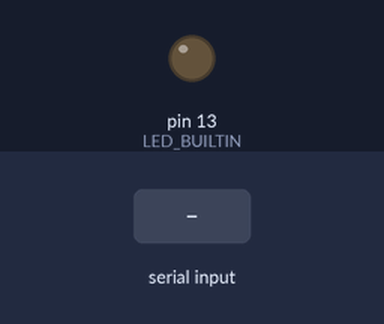
Simulated run of this sketch. Board: Arduino Uno, built with avr-gcc and run on an emulated ATmega328P. Shown: output pins drawn as LEDs (lit = HIGH). Inputs (shaded band) come from the test bench.

Above: at 1.2 s.
1.3 s: "1" received over Serial
At 2.5 s:
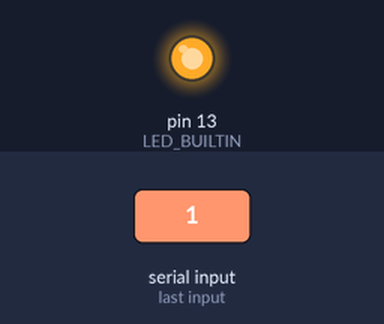
2.8 s: "0" received over Serial
At 3.9 s:
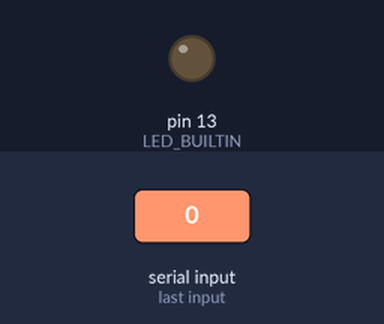
Timing chart, 0 to 5.8 s (numbered marks = the images above; inputs shaded):
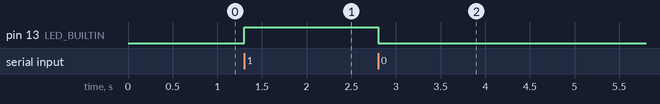

The sketch:

Led_toogle_python.ino
```cpp
/*
  Programa Arduino para controlar un LED mediante comunicación serial.

  Este programa espera recibir un carácter desde la comunicación serial
  a través del puerto USB. Si recibe '1', enciende el LED incorporado en
  la placa de Arduino. Si recibe '0', apaga el LED.

  Conexiones:
  - LED incorporado en el pin LED_BUILTIN (pin 13 en la mayoría de las placas).

  Autor: Alexdevrep
  Fecha: 01/03/2024
  Más contenido interesante en:
    -Github: https://github.com/alexdevrep
    -Instagram: https://www.instagram.com/alexdevrep/
    -WordPress: https://eltallerdealexdevrep.com
    -Youtube: https://www.youtube.com/channel/UCNlqgVY-CaQ2Lgc5xJChaKA
*/
void setup()
{
  // Iniciamos la comunicación Serial
  Serial.begin(9600);
  /*
    Declaramos el Led como salida en este caso usaremos el que
    ya viene en nuestra placa de arduino
  */
  pinMode(LED_BUILTIN, OUTPUT);
}

void loop()
{
  if (Serial.available() > 0)
  {                              // Comprobamos si hay datos disponibles para ser leidos
    char option = Serial.read(); // Leemos los datos recibidos
    if (option == '1')
    {
      digitalWrite(LED_BUILTIN, HIGH);
    }
    else if (option == '0')
    {
      digitalWrite(LED_BUILTIN, LOW);
    }
  }
}
```

Measured:
- after the input at 1.3 s, pin 13 (LED_BUILTIN): LOW → HIGH at once
- after the input at 2.8 s, pin 13 (LED_BUILTIN): HIGH → LOW at once
